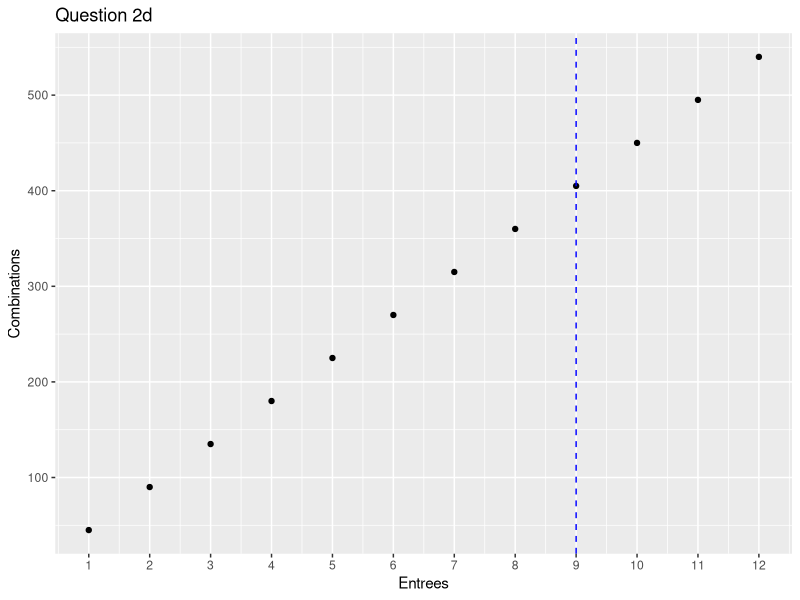
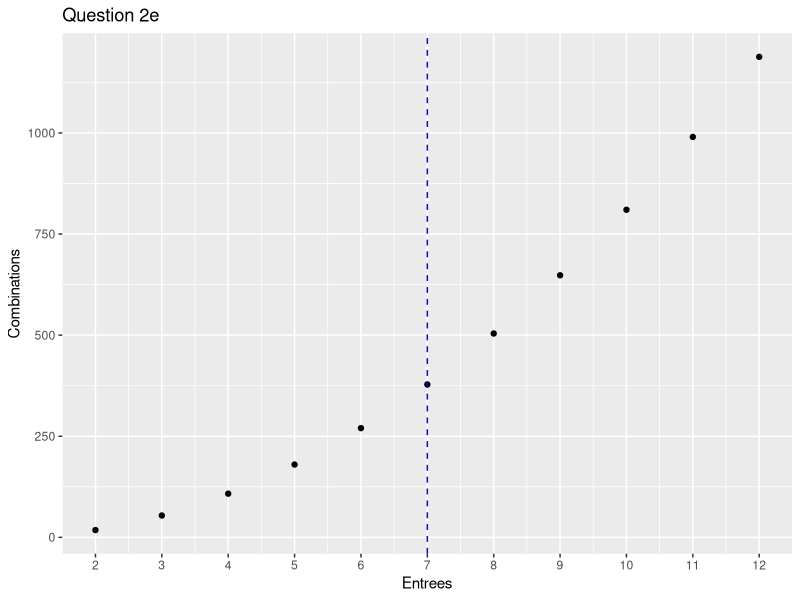

Generate these figures, in order, with R:
library(gtools)
library(tidyverse)

#Question 1: Olympic running
  #In the 200m dash finals in the Olympics, 8 runners compete for 3 medals (order matters). In the 2012 Olympics, 3 of the 8 runners were from Jamaica and the other 5 were from different countries. The three medals were all won by Jamaica (Usain Bolt, Yohan Blake, and Warren Weir).

  #Question 1a: How many different ways can the 3 medals be distributed across 8 runners?
    Names <- c("Usain_Bolt", "Yohan_Blake", "Warren_Weir", "Unknown1", "Unknown2", "Unknown3", "Unknown4", "Unknown5")
    Winners <- permutations(8, 3, v = Names)
    cat("1a Answer:", nrow(Winners), "\n")
    #answer: 336
  
  #Question 1b: How many different ways can the three medals be distributed among the 3 runners from Jamaica?
    Jamacia_Names <- c("Usain_Bolt", "Yohan_Blake", "Warren_Weir")
    Jamacia_Winners <- permutations(3,3, v = Jamacia_Names)
    cat("1b Answer:", nrow(Jamacia_Winners), "\n")
    #answer: 6 
  
  #Question 1c: What is the probability that all 3 medals are won by Jamaica?
    cat("1c Answer:", nrow(Jamacia_Winners)/nrow(Winners), "\n")
    #answer:0.0179 
  
  #Question 1d: Run a Monte Carlo simulation on this vector representing the countries of the 8 runners in this race: 
    runners <- c("Jamaica", "Jamaica", "Jamaica", "USA", "Ecuador", "Netherlands", "France", "South Africa")
  #For each iteration of the Monte Carlo simulation, within a replicate() loop, select 3 runners representing the 3 medalists and check whether they are all from Jamaica. Repeat this simulation 10,000 times. Set the seed to 1 before running the loop.
  #Calculate the probability that all the runners are from Jamaica.
  #Hint (1 of 1): Consider using the all function to determine whether the medalists are from Jamaica, which is similar to any. All checks whether all elements of a vector meet a certain condition.
    set.seed(1)
    Winners <- permutations(6, 3, v = runners)
    Jamaica_Winners <- function(Winners){
      Winners <- sample(runners, 3)
      all(Winners %in% "Jamaica")
    }
    B = 10000
    results <- replicate(B, Jamaica_Winners())
    cat("1d Answer:", mean(results), "\n")
    #answer: 0.0174
    
    
#Question 2: Restaurant management
  #Use the information below to answer the following five questions.
  #A restaurant manager wants to advertise that his lunch special offers enough choices to eat different meals every day of the year. He doesn't think his current special actually allows that number of choices, but wants to change his special if needed to allow at least 365 choices.
  #A meal at the restaurant includes 1 entree, 2 sides, and 1 drink. He currently offers a choice of 1 entree from a list of 6 options, a choice of 2 different sides from a list of 6 options, and a choice of 1 drink from a list of 2 options.
    
  #Question 2a: How many meal combinations are possible with the current menu?
    entrees <- as.character(c(1:6))
    sides <- combinations(6, 2)
    sides <- sides[,1]
    drinks <- as.character(c(1:2))
    lunch_special <- expand.grid(entree=entrees, sides=sides, drink=drinks)
    lunch_special <- paste(lunch_special$entree, lunch_special$sides, lunch_special$drink)
    cat("2a Answer:", length(lunch_special), "\n")
    #Answer: 180
    
  #Question 2b: The manager has one additional drink he could add to the special. How many combinations are possible if he expands his original special to 3 drink options?
    entrees <- as.character(c(1:6))
    sides <- combinations(6, 2)
    sides <- sides[,1]
    drinks <- as.character(c(1:3))
    lunch_special <- expand.grid(entree=entrees, sides=sides, drink=drinks)
    lunch_special <- paste(lunch_special$entree, lunch_special$sides, lunch_special$drink)
    cat("2b Answer:", length(lunch_special), "\n")
    #Answer: 270
    
  #Question 2c: The manager decides to add the third drink but needs to expand the number of options. The manager would prefer not to change his menu further and wants to know if he can meet his goal by letting customers choose more sides.
    #How many meal combinations are there if customers can choose from 6 entrees, 3 drinks, and select 3 sides from the current 6 options?
      entrees <- as.character(c(1:6))
      sides <- combinations(6, 3)
      sides <- sides[,1]
      drinks <- as.character(c(1:3))
      lunch_special <- expand.grid(entree=entrees, sides=sides, drink=drinks)
      lunch_special <- paste(lunch_special$entree, lunch_special$sides, lunch_special$drink)
      cat("2c Answer:", length(lunch_special), "\n")
      #Answer: 360
    
  #Question 2d: The manager is concerned that customers may not want 3 sides with their meal. He is willing to increase the number of entree choices instead, but if he adds too many expensive options it could eat into profits. He wants to know how many entree choices he would have to offer in order to meet his goal.
    #Write a function that takes a number of entree choices and returns the number of meal combinations possible given that number of entree options, 3 drink choices, and a selection of 2 sides from 6 options.
    #Use sapply() to apply the function to entree option counts ranging from 1 to 12.
    #What is the minimum number of entree options required in order to generate more than 365 combinations?
      increase_entrees <- function(n){
        entrees <- c(1:n)
        sides <- combinations(6, 2)
        sides <- sides[,1]
        drinks <- c(1:3)
        lunch_special <- expand.grid(entree=entrees, sides=sides, drink=drinks)
        lunch_special <- paste(lunch_special$entree, lunch_special$sides, lunch_special$drink)
        lunch_special <- data.frame(lunch_special)
        nrow(lunch_special)
      }
      n <- seq(1,12)
      combos <- sapply(n, increase_entrees)
      n_2d <- min(n[combos > 365])
      qplot(n, combos, main = "Question 2d", xlab = "Entrees", ylab = "Combinations") +
        geom_vline(xintercept = n_2d, linetype = "dashed", color = "blue")  +
        scale_x_continuous(breaks = seq(1, 12, by = 1))
      cat("2d Answer:", n_2d, "\n")
      #Answer: 9
      
  #Question 2e:The manager isn't sure he can afford to put that many entree choices on the lunch menu and thinks it would be cheaper for him to expand the number of sides. He wants to know how many sides he would have to offer to meet his goal of at least 365 combinations. 
    #Write a function that takes a number of side choices and returns the number of meal combinations possible given 6 entree choices, 3 drink choices, and a selection of 2 sides from the specified number of side choices.
    #Use sapply() to apply the function to side counts ranging from 2 to 12.
    #What is the minimum number of side options required in order to generate more than 365 combinations?
      increase_entrees <- function(n){
        entrees <- c(1:6)
        sides <- combinations(n, 2)
        sides <- sides[,1]
        drinks <- c(1:3)
        lunch_special <- expand.grid(entree=entrees, sides=sides, drink=drinks)
        lunch_special <- paste(lunch_special$entree, lunch_special$sides, lunch_special$drink)
        lunch_special <- data.frame(lunch_special)
        nrow(lunch_special)
      }
      n <- seq(2,12)
      combos <- sapply(n, increase_entrees)
      n_2e <- min(n[combos > 365])
      qplot(n, combos, main = "Question 2e", xlab = "Entrees", ylab = "Combinations") +
        geom_vline(xintercept = n_2e, linetype = "dashed", color = "blue")  +
        scale_x_continuous(breaks = seq(1, 12, by = 1))
      cat("1e Answer:", n_2e, "\n")
      #Answer: 7
      
      
#Questions 3 and 4: Esophageal cancer and alcohol/tobacco use, part 1
#Question 3: Case-control studies help determine whether certain exposures are associated with outcomes such as developing cancer. The built-in dataset esoph contains data from a case-control study in France comparing people with esophageal cancer (cases, counted in ncases) to people without esophageal cancer (controls, counted in ncontrols) that are carefully matched on a variety of demographic and medical characteristics. The study compares alcohol intake in grams per day (alcgp) and tobacco intake in grams per day (tobgp) across cases and controls grouped by age range (agegp).
  #The dataset is available in base R and can be called with the variable name esoph: head(esoph) 
  #You will be using this dataset to answer the following four multi-part questions (Questions 3-6).
  #You may wish to use the tidyverse package: library(tidyverse)
  #The following three parts have you explore some basic characteristics of the dataset.
  #Each row contains one group of the experiment. Each group has a different combination of age, alcohol consumption, and tobacco consumption. The number of cancer cases and number of controls (individuals without cancer) are reported for each group.
    library(tidyverse)
    esoph <- data.frame(esoph)
    head(esoph)
    str(esoph)
    
  #Question 3a: How many groups are in the study?
    cat("3a Answer:", nrow(esoph), "\n") 
    #Answer: 88
    
  #Question 3b: How many cases are there? (Save this value as all_cases for later problems.)
    all_cases <- sum(esoph$ncases)
    cat("3b Answer:", all_cases, "\n") 
    #Answer: 200
    
  #Question 3c: How many controls are there? (Save this value as all_controls for later problems.)
    all_controls <- sum(esoph$ncontrols)
    cat("3c Answer:", all_controls, "\n") 
    #Answer:775


#Question 4: The following four parts ask you to explore some probabilities within this dataset related to alcohol and tobacco consumption.
  #Question 4a: What is the probability that a subject in the highest alcohol consumption group is a cancer case? (Report your answer to 3 significant figures.)
    H_alcgp <- filter(esoph, alcgp == "120+")
    C_in_H_alcgp <- sum(H_alcgp$ncase)
    Pr_a <- C_in_H_alcgp/(C_in_H_alcgp + sum(H_alcgp$ncontrols))
    cat("4a Answer:", Pr_a, "\n") 
    #Answer: 0.672
    
  #Question 4b: What is the probability that a subject in the lowest alcohol consumption group is a cancer case? (Report your answer to 3 significant figures.)
    L_alcgp <- filter(esoph, alcgp == "0-39g/day")
    all_L_alc_cases <- sum(L_alcgp$ncases)
    all_L_alc_controls <- sum(L_alcgp$ncontrols)
    cat("4b Answer:", sum(L_alcgp$ncases)/(all_L_alc_cases+all_L_alc_controls), "\n") 
    #Answer: 0.0699
    
  #Question 4c: Given that a person is a case, what is the probability that they smoke 10g or more a day?
    H_tobgp <- filter(esoph, tobgp != "0-9g/day")
    Pr_c <- (sum(H_tobgp$ncase))/(sum(esoph$ncase))
    cat("4c Answer:", Pr_c, "\n") 
    #Answer: 0.61
    
  #Question 4d: Given that a person is a control, what is the probability that they smoke 10g or more a day? (Report your answer to 3 significant figures.)
    smoke <- filter(esoph, tobgp != "0-9g/day")
    Pr_d <- (sum(smoke$ncontrols))/(sum(esoph$ncontrols))
    cat("4d Answer:", Pr_d, "\n") 
    #Answer: 0.423
    
#Questions 5 and 6: Esophageal cancer and alcohol/tobacco use, part 2
#Question 5: The following four parts look at probabilities related to alcohol and tobacco consumption among the cases.
 
  #Question 5a: For cases, what is the probability of being in the highest alcohol group?
    Pr_5a <- (sum(H_alcgp$ncases))/(sum(esoph$ncases))
    cat("5a Answer:", Pr_5a, "\n") 
    #Answer: 0.225
  
  #Question 5b: For cases, what is the probability of being in the highest tobacco group?
    H_tobgp <- filter(esoph, tobgp == "30+")
    Pr_5b <- (sum(H_tobgp$ncases))/(sum(esoph$ncases))
    cat("5b Answer:", Pr_5b, "\n") 
    #Answer: 0.155
    
  #Question 5c: For cases, what is the probability of being in the highest alcohol group and the highest tobacco group?
    H_alcgp <- filter(esoph, alcgp == "120+")
    H_tobgp_and_alcgp <- filter(H_alcgp, tobgp == "30+")
    Pr_5c <- (sum(H_tobgp_and_alcgp$ncases))/(sum(esoph$ncases))
    cat("5c Answer:", Pr_5c, "\n") 
    #Answer: 0.05
    
  #Question 5d: For cases, what is the probability of being in the highest alcohol group or the highest tobacco group?
   Pr_CH_alcgp <- sum(H_alcgp$ncase)/sum(esoph$ncase)
   Pr_CH_tobgp <- sum(H_tobgp$ncases)/sum(esoph$ncases)
   Pr_5d <- Pr_CH_alcgp + Pr_CH_tobgp - Pr_5c
   cat("5d Answer:", Pr_5d, "\n") 
   #Answer: 0.33

#Question 6: The following six parts look at probabilities related to alcohol and tobacco consumption among the controls and also compare the cases and the controls. 
  #Question 6a: For controls, what is the probability of being in the highest alcohol group? (Report your answer to 3 significant figures.)
    Pr_6a <- sum(H_alcgp$ncontrols)/all_controls
    cat("6a Answer:", Pr_6a, "\n") 
    #Answer: 0.0284
    
  #Question 6b: How many times more likely are cases than controls to be in the highest alcohol group? (Report your answer to 3 significant figures.)
    #Reminder of Previous Code:
      #Pr_5a = probability of highest alcohol group in cases
      #Pr_6a = probability of highest alcohol group in controls
    b <- Pr_5a/Pr_6a
    cat("6b Answer:", b, "\n") 
    #Answer: 7.926
    
  #Question 6c: For controls, what is the probability of being in the highest tobacco group? (Report your answer to 3 significant figures.)
    H_tobgp <- filter(esoph, tobgp == "30+")
    Pr_6c <- sum(H_tobgp$ncontrols)/all_controls
    cat("6c Answer:", Pr_6c, "\n") 
    #Answer: 0.0658
    
  #Question 6d: For controls, what is the probability of being in the highest alcohol group and the highest tobacco group? (Report your answer to 3 significant figures.)
    H_alcgp <- filter(esoph, alcgp == "120+")
    H_tobgp_and_alcgp <- filter(H_alcgp, tobgp == "30+")
    Pr_6d <- (sum(H_tobgp_and_alcgp$ncontrols))/(sum(esoph$ncontrols))
    cat("6d Answer:", Pr_6d, "\n") 
    #Answer: 0.00387
    
    H_alcgp_and_H_tobgp <- filter(H_tobgp, alcgp == "120+")
    Pr_6d <- sum(H_tobgp_and_alcgp$ncontrols)/sum(esoph$ncontrols)
    cat("6d Answer(alternate code):", Pr_6d, "\n") 
    #Answer:0.00387 
    
  #Question 6e: For controls, what is the probability of being in the highest alcohol group or the highest tobacco group? (Report your answer to 3 significant figures.)
    #Reminder of Previous Code:
        #Pr_6c = probability of highest tobacco group in controls
        Pr_6c <- sum(H_tobgp$ncontrols)/all_controls
        #Pr_6a = probability of highest alcohol group in controls
        Pr_6a <- sum(H_alcgp$ncontrols)/all_controls
        #Pr_6d = probability of Pr_6c and Pr_6a
        H_alcgp_and_H_tobgp <- filter(H_tobgp, alcgp == "120+")
        Pr_6d <- sum(H_tobgp_and_alcgp$ncontrols)/sum(esoph$ncontrols)
    Pr_6e <- Pr_6c + Pr_6a - Pr_6d
    cat("6e Answer(alternate code):", Pr_6e, "\n") 
    #Answer: 0.0903
    
  #Question 6f: How many times more likely are cases than controls to be in the highest alcohol group or the highest tobacco group? (Report your answer to 3 significant figures.)
    #Reminder of Previous Code:
      #Pr_6e = probability of highest alcohol group or the highest tobacco group in control
      #Pr_5d = probability of highest alcohol group or the highest tobacco group in cases
    f <- Pr_5d/Pr_6e 
    cat("6f Answer:", f, "\n") 
    #Answer: 3.65
          
          
            